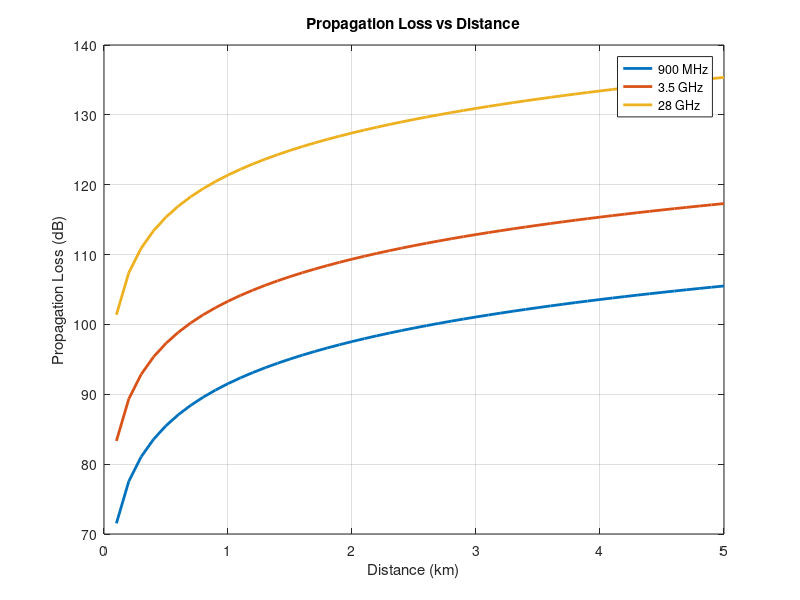
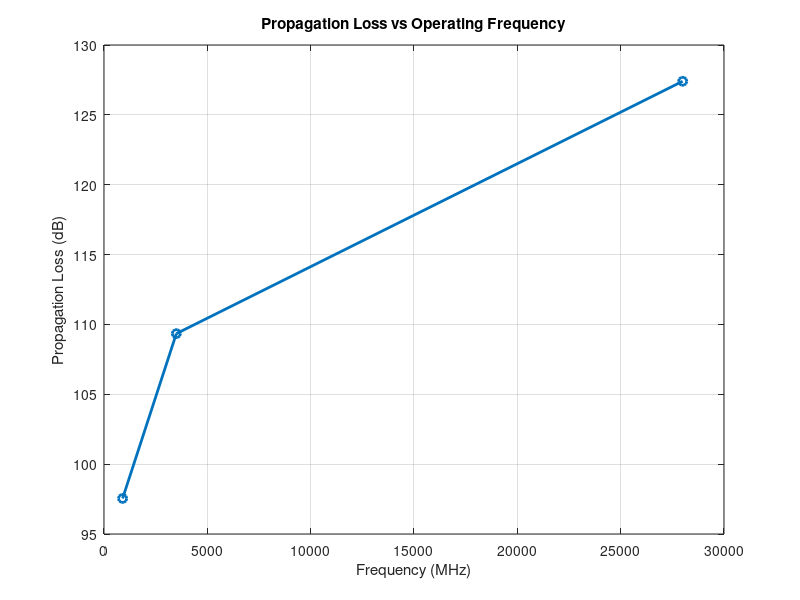
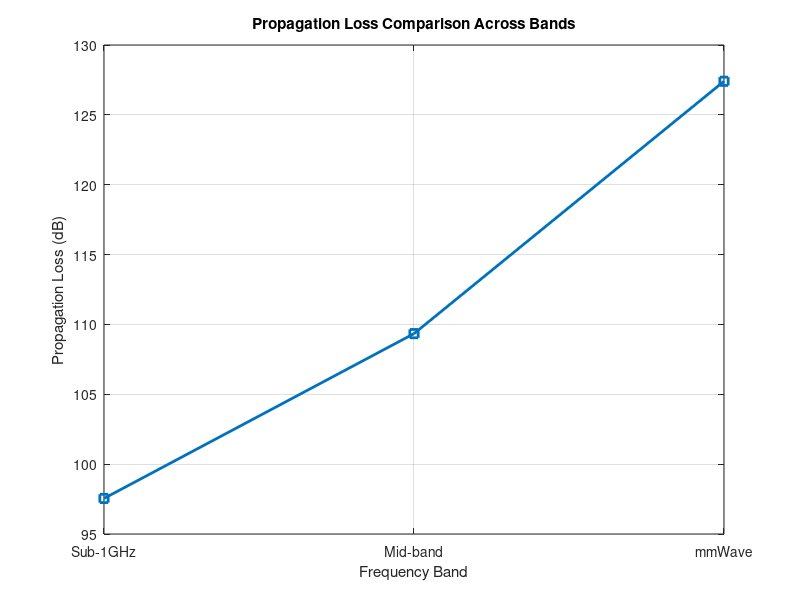

These figures' MATLAB source, in order: (Note: this script raises an error after producing the figures.)
clc;
clear;
close all;

%% ==========================================================
% Create Output Folder
%% ==========================================================

scriptPath = fileparts(mfilename('fullpath'));

if isempty(scriptPath)
    scriptPath = pwd;
end

outputFolder = fullfile(scriptPath,'Propagation_Loss_Objectives_Output');

if ~exist(outputFolder,'dir')
    mkdir(outputFolder);
end

%% ==========================================================
% Objective 1:
% Propagation Loss vs Distance for Different Frequencies
%% ==========================================================

d = 0.1:0.1:5;                 % Distance (km)

f1 = 900;                      % Sub-1 GHz
f2 = 3500;                     % Mid-band
f3 = 28000;                    % mmWave

% Free Space Path Loss
PL1 = 32.44 + 20*log10(f1) + 20*log10(d);
PL2 = 32.44 + 20*log10(f2) + 20*log10(d);
PL3 = 32.44 + 20*log10(f3) + 20*log10(d);

fig1 = figure;

plot(d,PL1,'LineWidth',2);
hold on;
plot(d,PL2,'LineWidth',2);
plot(d,PL3,'LineWidth',2);

title('Propagation Loss vs Distance');
xlabel('Distance (km)');
ylabel('Propagation Loss (dB)');
legend('900 MHz','3.5 GHz','28 GHz','Location','best');
grid on;

exportgraphics(fig1,...
    fullfile(outputFolder,'Objective1_PropagationLoss_vs_Distance.png'),...
    'Resolution',300);

%% ==========================================================
% Objective 2:
% Propagation Loss vs Operating Frequency
%% ==========================================================

d_fixed = 2;                   % Fixed Distance (km)

freq = [900 3500 28000];

PL_freq = 32.44 + 20*log10(freq) + 20*log10(d_fixed);

fig2 = figure;

plot(freq,PL_freq,'-o','LineWidth',2);

title('Propagation Loss vs Operating Frequency');
xlabel('Frequency (MHz)');
ylabel('Propagation Loss (dB)');
grid on;

exportgraphics(fig2,...
    fullfile(outputFolder,'Objective2_PropagationLoss_vs_Frequency.png'),...
    'Resolution',300);

%% ==========================================================
% Objective 3:
% Comparison of Propagation Loss Across Frequency Bands
%% ==========================================================

fig3 = figure;

plot(1:3,PL_freq,'-s','LineWidth',2);

title('Propagation Loss Comparison Across Bands');
xlabel('Frequency Band');
ylabel('Propagation Loss (dB)');

xticks([1 2 3]);
xticklabels({'Sub-1GHz','Mid-band','mmWave'});

grid on;

exportgraphics(fig3,...
    fullfile(outputFolder,'Objective3_PropagationLoss_Comparison.png'),...
    'Resolution',300);

%% ==========================================================
% Display Results
%% ==========================================================

disp('==========================================');
disp('Propagation Loss Results at 2 km');
disp('==========================================');

Frequency_MHz = freq';
Propagation_Loss_dB = PL_freq';

Result = table(Frequency_MHz,Propagation_Loss_dB);

disp(Result);

%% ==========================================================
% Completion Message
%% ==========================================================

disp(' ');
disp('Program executed successfully.');
disp(['Images saved in: ',outputFolder]);

disp('Saved Files:');
disp('1. Objective1_PropagationLoss_vs_Distance.png');
disp('2. Objective2_PropagationLoss_vs_Frequency.png');
disp('3. Objective3_PropagationLoss_Comparison.png');
